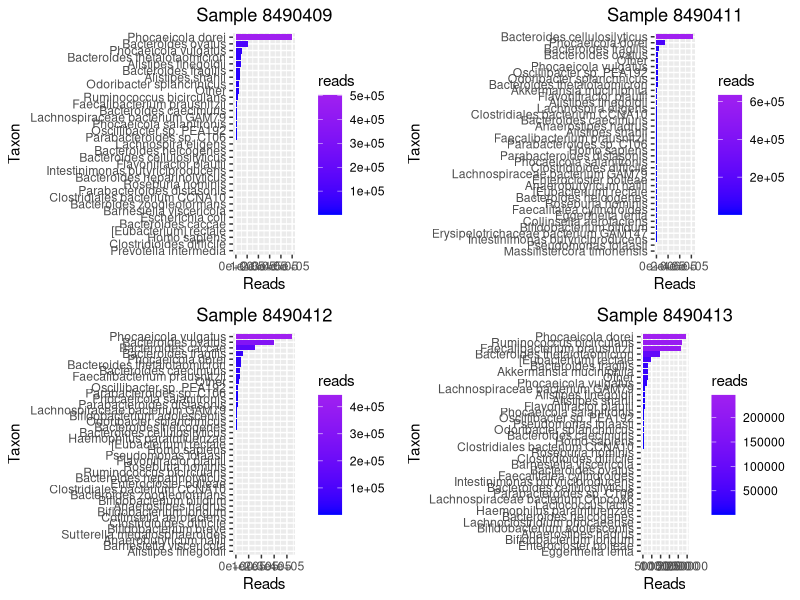

Write R code to recreate this figure.
#Import data
file <- read.csv("OTU_limit.tsv", sep = "\t")

df <- as.data.frame(file)
View(df)

#Modify the name of file column

library(stringr)

df$file <- str_extract(df$file, "[:digit:]{7}")

#We are going to have 4 dataframes, one per each sample

df1 <- df[df$file == 8490409, c("taxon_name", "reads")]
df2 <- df[df$file == 8490411, c("taxon_name", "reads")]
df3 <- df[df$file == 8490412, c("taxon_name", "reads")]
df4 <- df[df$file == 8490413, c("taxon_name", "reads")]

library(ggplot2)
library(cowplot)

p1 <- ggplot(df1, aes(reorder(taxon_name, reads), reads)) +
  geom_col(aes(fill = reads)) +
  scale_fill_gradient(low = "blue",  high = "Purple") +
  ggtitle("Sample 8490409") +
  xlab("Taxon") + ylab("Reads") +
  theme(plot.title = element_text(hjust = 0.5)) + 
  coord_flip()

p2 <- ggplot(df2, aes(reorder(taxon_name, reads), reads)) +
  geom_col(aes(fill = reads)) +
  scale_fill_gradient(low = "blue",  high = "Purple") +
  ggtitle("Sample 8490411") +
  xlab("Taxon") + ylab("Reads") +
  theme(plot.title = element_text(hjust = 0.5)) + 
  coord_flip()

p3 <- ggplot(df3, aes(reorder(taxon_name, reads), reads)) +
  geom_col(aes(fill = reads)) +
  scale_fill_gradient(low = "blue",  high = "Purple") +
  ggtitle("Sample 8490412") +
  xlab("Taxon") + ylab("Reads") +
  theme(plot.title = element_text(hjust = 0.5)) + 
  coord_flip()

p4 <- ggplot(df4, aes(reorder(taxon_name, reads), reads)) +
  geom_col(aes(fill = reads)) +
  scale_fill_gradient(low = "blue",  high = "Purple") +
  ggtitle("Sample 8490413") +
  xlab("Taxon") + ylab("Reads") +
  theme(plot.title = element_text(hjust = 0.5)) + 
  coord_flip()

p1 <- as_grob(p1)
p2 <- as_grob(p2)
p3 <- as_grob(p3)
p4 <- as_grob(p4)

cowplot::plot_grid(p1, p2, p3, p4, nrow = 2)


###########
#DIVERSITY#
###########

file <- read.csv("OTU.tsv", sep = "\t")

df <- as.data.frame(file)
View(df)

#Modify the name of file column

library(stringr)

df$file <- str_extract(df$file, "[:digit:]{7}")

#We are going to have 4 dataframes, one per each sample

df1 <- df[df$file == 8490409, c("file", "taxon_id", "reads")]
df2 <- df[df$file == 8490411, c("file", "taxon_id", "reads")]
df3 <- df[df$file == 8490412, c("file", "taxon_id", "reads")]
df4 <- df[df$file == 8490413, c("file", "taxon_id", "reads")]

#taxon_id as columns, reads as values

library(tidyverse)

dfv1 <- df1 %>% group_by(file) %>% pivot_wider(names_from = taxon_id, values_from = reads)
dfv2 <- df2 %>% group_by(file) %>% pivot_wider(names_from = taxon_id, values_from = reads)
dfv3 <- df3 %>% group_by(file) %>% pivot_wider(names_from = taxon_id, values_from = reads)
dfv4 <- df4 %>% group_by(file) %>% pivot_wider(names_from = taxon_id, values_from = reads)


dfv <- dplyr::bind_rows(dfv1, dfv2, dfv3, dfv4) #Join the tables in one
dfv[is.na(dfv)] <- 0 #NA to 0
names <- dfv$file #to keep the row names for later
dfv <- dfv[,-1] #remove file column
dfv <- as.matrix(dfv) #convert to matrix
row.names(dfv) <- names #file as rowname

#Richness diversity

apply(dfv[]>0,1,sum) #total in each sample


library(vegan)

#Shannon alpha-diversity

exp(diversity(dfv, index = "shannon"))

#Bray-Curtis beta-diversity

vegdist(dfv, method = "bray")
